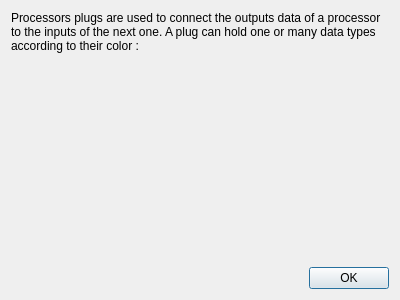
<?xml version="1.0" encoding="UTF-8"?>
<ui version="4.0">
 <class>PlugTypesHelpDialog</class>
 <widget class="QDialog" name="PlugTypesHelpDialog">
  <property name="geometry">
   <rect>
    <x>0</x>
    <y>0</y>
    <width>400</width>
    <height>300</height>
   </rect>
  </property>
  <property name="windowTitle">
   <string>Dialog</string>
  </property>
  <layout class="QVBoxLayout" name="verticalLayout">
   <item>
    <widget class="QLabel" name="label">
     <property name="text">
      <string>Processors plugs are used to connect the outputs data of a processor to the inputs of the next one. A plug can hold one or many data types according to their color :</string>
     </property>
     <property name="wordWrap">
      <bool>true</bool>
     </property>
    </widget>
   </item>
   <item>
    <layout class="QGridLayout" name="gridLayoutPlugs"/>
   </item>
   <item>
    <spacer name="verticalSpacer">
     <property name="orientation">
      <enum>Qt::Vertical</enum>
     </property>
     <property name="sizeHint" stdset="0">
      <size>
       <width>20</width>
       <height>40</height>
      </size>
     </property>
    </spacer>
   </item>
   <item>
    <widget class="QDialogButtonBox" name="buttonBox">
     <property name="orientation">
      <enum>Qt::Horizontal</enum>
     </property>
     <property name="standardButtons">
      <set>QDialogButtonBox::Ok</set>
     </property>
    </widget>
   </item>
  </layout>
 </widget>
 <resources/>
 <connections>
  <connection>
   <sender>buttonBox</sender>
   <signal>accepted()</signal>
   <receiver>PlugTypesHelpDialog</receiver>
   <slot>accept()</slot>
   <hints>
    <hint type="sourcelabel">
     <x>248</x>
     <y>254</y>
    </hint>
    <hint type="destinationlabel">
     <x>157</x>
     <y>274</y>
    </hint>
   </hints>
  </connection>
  <connection>
   <sender>buttonBox</sender>
   <signal>rejected()</signal>
   <receiver>PlugTypesHelpDialog</receiver>
   <slot>reject()</slot>
   <hints>
    <hint type="sourcelabel">
     <x>316</x>
     <y>260</y>
    </hint>
    <hint type="destinationlabel">
     <x>286</x>
     <y>274</y>
    </hint>
   </hints>
  </connection>
 </connections>
</ui>
